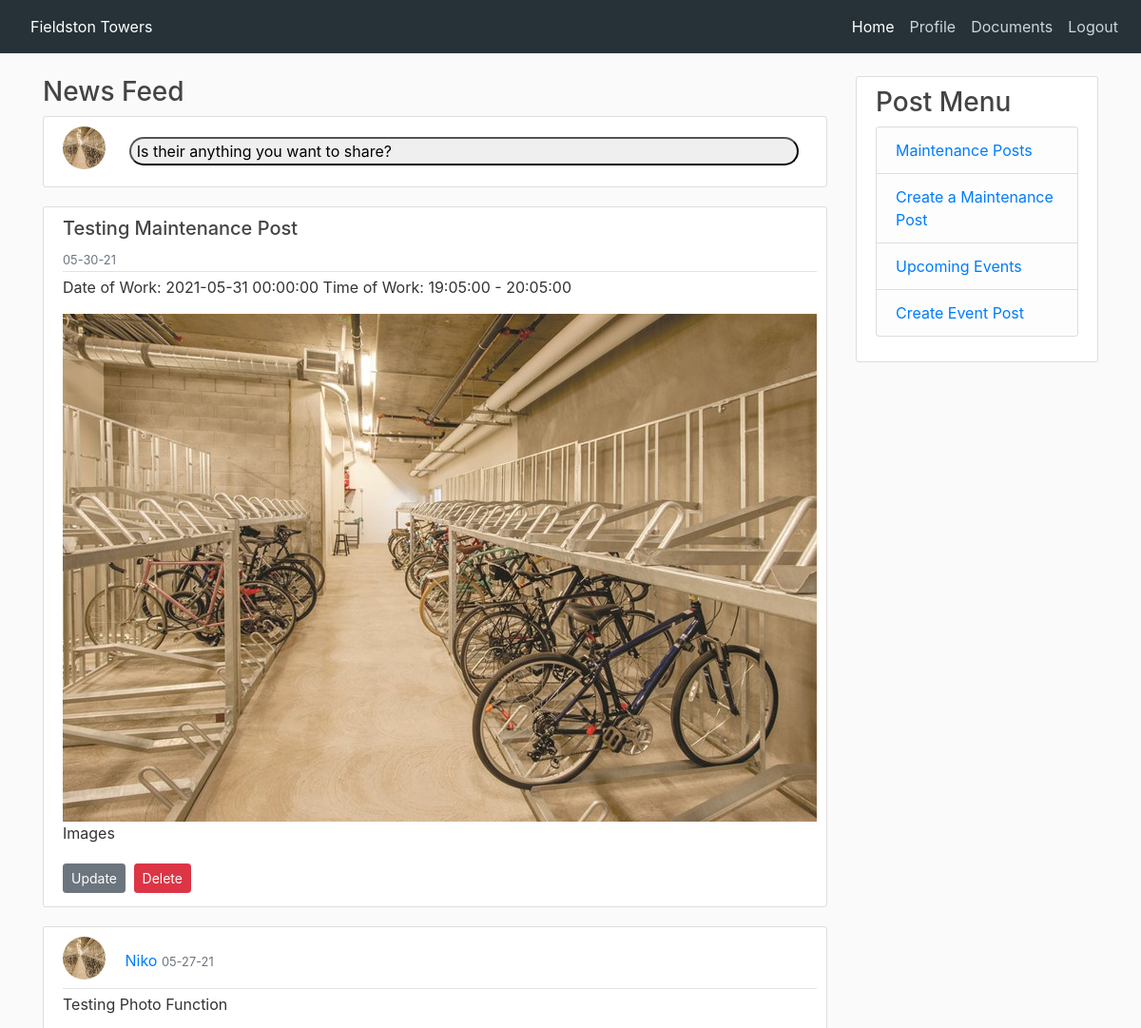
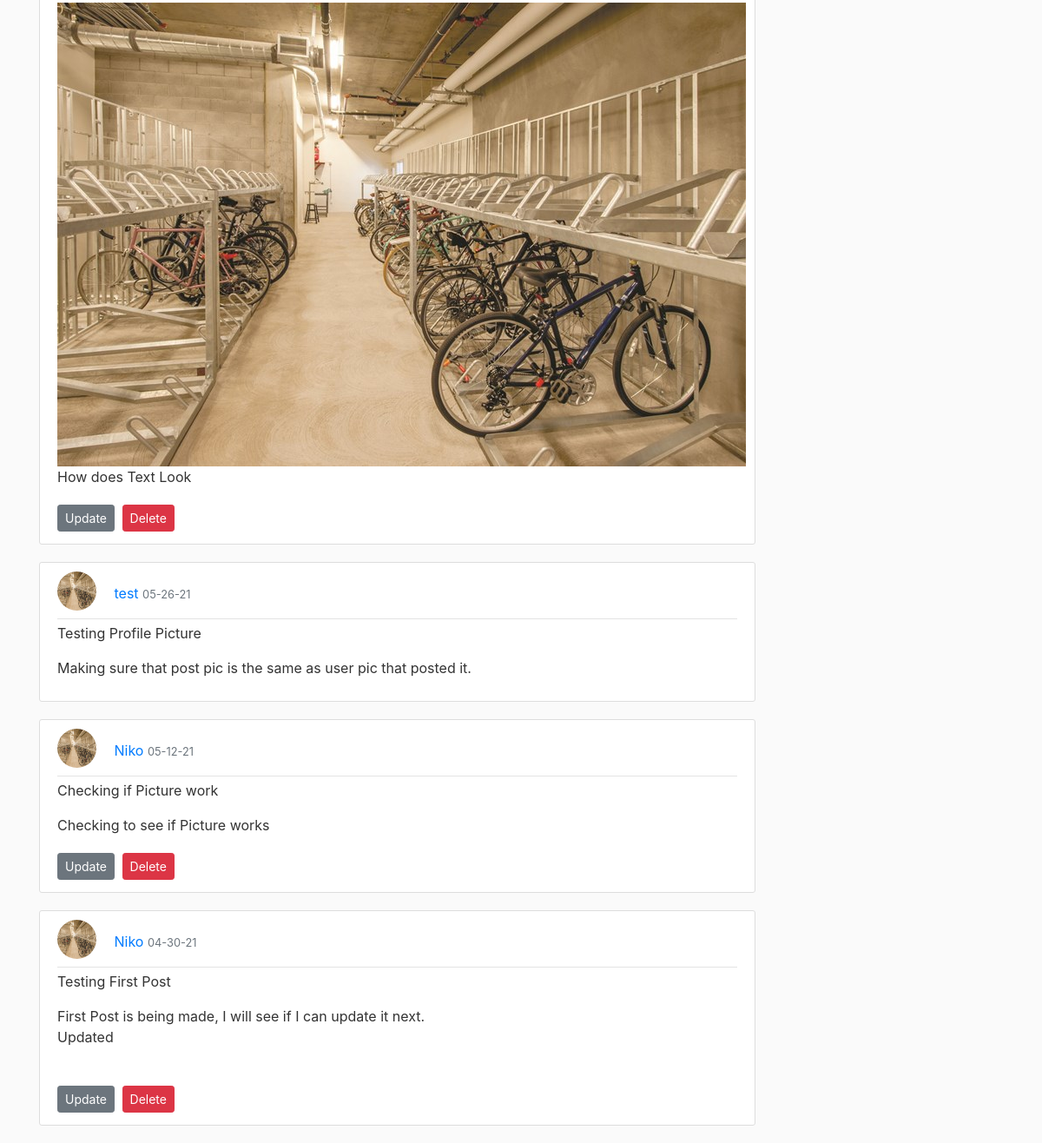
Screenshot of /home (signed in) with the database file from the repository (2 pictures, top to bottom).
### app/models.py (models this page shows, shortened)
class User(UserMixin, db.Model):
    id = db.Column(db.Integer, primary_key=True)
    username = db.Column(db.String(20), unique=True, nullable=False)
    first_name = db.Column(db.String(60), nullable=False)
    last_name = db.Column(db.String(60), nullable=False)
    phone_number = db.Column(db.String())
    email = db.Column(db.String(120), unique=True, nullable=False)
    profile_img = db.Column(db.String(20), default='default.jpg')
    password_hash = db.Column(db.String(128), nullable=False)
    email_notification = db.Column(db.Boolean, default=False)
    test_notification = db.Column(db.Boolean, default=False)
    posts = db.relationship('CommunityBoard', backref='author', lazy=True)
    maintenances = db.relationship('Maintenance', backref='author', lazy=True)
    events = db.relationship('Event', backref='author', lazy=True)
    admin = db.Column(db.Boolean, default=False)

class Maintenance(db.Model):
    id = db.Column(db.Integer, primary_key=True)
    maintenance_img = db.Column(db.String(20), nullable=False, default='default.jpg')
    title = db.Column(db.String(120))
    body = db.Column(db.String)
    start = db.Column(db.Time)
    end = db.Column(db.Time)
    date = db.Column(db.DateTime)
    timestamp = db.Column(db.DateTime, default=datetime.utcnow())
    user_id = db.Column(db.Integer, db.ForeignKey('user.id'))

class CommunityBoard(db.Model):
    id = db.Column(db.Integer, primary_key=True)
    title = db.Column(db.String)
    post_img = db.Column(db.String(20), nullable=True)
    body = db.Column(db.String)
    user_id = db.Column(db.Integer, db.ForeignKey('user.id'))
    timestamp = db.Column(db.DateTime, default=datetime.utcnow())

### app/routes.py (the view, shortened to what this page needs)
@app.route('/home', methods=['GET', 'POST'])
@login_required
def home():
    image_file = url_for('static', filename='profile_pics/default.jpg')
    form = CommunityBoardForm()
    posts = CommunityBoard.query.order_by(CommunityBoard.timestamp.desc()).all()
    maintenance_post = Maintenance.query.order_by(Maintenance.timestamp.desc()).all()
    return render_template('home.html', form=form, posts=posts,maintenance_post=maintenance_post, image_file=image_file)

### app/models.py (called while the page is built)
@login.user_loader
def load_user(id):
    return User.query.get(int(id))

### app/templates/home.html (shortened to what this page needs)
{% extends "base_login.html" %}
{% block content %}
<main>
    <h3>News Feed</h3>
    <article class="media content-section">
        <img class="rounded-circle article-img"
             src="{{ url_for('static', filename='profile_pics/' + current_user.profile_img) }}">
        <button class="open-button buttonStyle" id="myBtn">
            Is their anything you want to share?
        </button>
    </article>
    {% for post in maintenance_post %}
    <article class="media content-section">
        <div class="media-body">
            <div class="article-metadata">
                <h5 class="">{{ post.title}}</h5>
                <small class="text-muted">{{ post.timestamp.strftime('%m-%d-%y') }}</small>
            </div>
            <p class="article-content">Date of Work: {{ post.date }} Time of Work: {{post.start}} - {{post.end}}</p>
            {% if post.maintenance_img != None %}
                <img  src="{{ url_for('static', filename='maintenance_pic/' + post.maintenance_img) }}">
            {% endif %}
            <p class="article-content">{{ post.body }}</p>
            {% if post.author == current_user %}
            <div>
                <a class="btn btn-secondary btn-sm mt-1 mb-1"
                   href="{{ url_for('maintenance_update', post_id=post.id) }}">Update</a>
                <button type="button" class="btn btn-danger btn-sm m-1" data-toggle="modal"
                        data-target="#deleteModalMaintenance">
                    Delete
                </button>
            </div>
            {% endif %}
        </div>
    </article>
    {% endfor %}
    {% for post in posts %}
    <article class="media content-section">
        <div class="media-body">
            <div class="article-metadata">
                <img class="rounded-circle article-img"
                     src="{{ url_for('static', filename='profile_pics/' + post.author.profile_img) }}">
                <a href="#">{{ post.author.username }}</a>
                <small class="text-muted">{{ post.timestamp.strftime('%m-%d-%y') }}</small>
            </div>
            <p class="article-content">{{ post.title}}</p>
            {% if post.post_img != None %}
                <img  src="{{ url_for('static', filename='post_pic/' + post.post_img) }}">
            {% endif %}
            <p class="article-content">{{ post.body }}</p>
            {% if post.author == current_user %}
            <div>
                <a class="btn btn-secondary btn-sm mt-1 mb-1" href="{{ url_for('update_post', post_id=post.id) }}">Update</a>
                <button type="button" class="btn btn-danger btn-sm m-1" data-toggle="modal" data-target="#deleteModal">
                    Delete
                </button>
            </div>
            {% endif %}
        </div>
    </article>
    {% endfor %}
</main>
{% endblock content %}

### app/templates/base_login.html (shortened to what this page needs)
<!DOCTYPE html>
<html>
<head>
    <link rel="stylesheet" href="https://maxcdn.bootstrapcdn.com/bootstrap/4.0.0/css/bootstrap.min.css"
>
    <link rel="stylesheet" type="text/css" href="{{ url_for('static', filename='css/base_login.css') }}">
</head>
<body>
<header class="site-header">
    {% block navbar %}
    <nav class="navbar navbar-dark fixed-top navbar-expand-sm">
        {% if current_user.is_authenticated %}
        <a class="nav-link" href="{{ url_for('home') }}">Fieldston Towers</a>
        {% else %}
        <a class="nav-link" href="{{ url_for('index') }}">Fieldston Towers</a>
        {% endif %}
        <div class="collapse navbar-collapse justify-content-end" id="navbarNav">
            <ul class="nav navbar-nav">
                <li class="nav-item active">
                    {% if current_user.is_authenticated %}
                    <a class="nav-link" href="{{ url_for('home') }}">Home</a>
                    {% else %}
                    <a class="nav-link" href="{{ url_for('index') }}">Home</a>
                    {% endif %}
                </li>
                <li class="nav-item">
                    {% if current_user.is_authenticated %}
                    <a class="nav-link" href="{{ url_for('user', username=current_user.username) }}">Profile</a>
                    {% else %}
                    <a class="nav-link" href="{{ url_for('amenities') }}">Amenities</a>
                    {% endif %}
                </li>
                <li class="nav-item">
                    <a class="nav-link" href="{{ url_for('documents') }}">Documents</a>
                </li>
                <li class="nav-item">
                    {% if current_user.is_anonymous %}
                    <a class="nav-link" href="{{ url_for('login') }}"><span class="fas fa-sign-in-alt"></span> Residents</a>
                    {% else %}
                    <a class="nav-link" href="{{ url_for('logout') }}">
                        Logout</a>
                    {% endif %}
                </li>
            </ul>
        </div>
    </nav>
    {% endblock %}
</header>
<main role="main" class="container">
    <div class="row">
        <div class="col-md-9">
            {% block content %}{% endblock %}
        </div>
        <div class="col-md-3">
            <div class="content-section">
                <h3>Post Menu</h3>
                <ul class="list-group">
                    <li class="list-group-item list-group-item-light"> <a href="{{url_for('maintenance')}}">Maintenance Posts</a></li>
                    <li class="list-group-item list-group-item-light" > <a href="{{url_for('maintenance_form')}}">Create a Maintenance Post</a></li>
                    <li class="list-group-item list-group-item-light"><a href="{{url_for('events')}}">Upcoming Events</a></li>
                    <li class="list-group-item list-group-item-light"><a href="{{url_for('event_form')}}">Create Event Post</a></li>
                </ul>
            </div>
        </div>
    </div>
</main>
</body>
</html>

### app/static/css/base_login.css (style rules this page uses)
body { background: #fafafa; color: #333333; margin-top: 5rem; }
h1, h2, h3, h4, h5, h6 { color: #444444; }
.site-header .navbar-nav .nav-link { color: #cbd5db; }
.content-section { background: #ffffff; padding: 10px 20px; border: 1px solid #dddddd; border-radius: 3px; margin-bottom: 20px; }
.article-content { white-space: pre-line; }
.article-img { height: 45px; width: 45px; margin-right: 16px; margin-bottom: 8px; }
.article-metadata { padding-bottom: 1px; margin-bottom: 4px; border-bottom: 1px solid #e3e3e3 }
.buttonStyle { display: flex; margin: auto; width: 90%; border-radius: 20px; }
nav { background-color: #263238; }
.nav-link { color: white; }

### rows the page displays
User: profile_img (picture)
Maintenance: title "Testing Maintenance Post", timestamp "05-30-21", date "2021-05-31 00:00:00", start "19:05:00", end "20:05:00", maintenance_img (picture), body "Images"
CommunityBoard: profile_img (picture), author.username "Niko", timestamp "05-27-21", title "Testing Photo Function", post_img (picture), body "How does Text Look"
CommunityBoard: profile_img (picture), author.username "test", timestamp "05-26-21", title "Testing Profile Picture", body "Making sure that post pic is the same as user pic that posted it."
CommunityBoard: profile_img (picture), author.username "Niko", timestamp "05-12-21", title "Checking if Picture work", body "Checking to see if Picture works"
CommunityBoard: profile_img (picture), author.username "Niko", timestamp "04-30-21", title "Testing First Post", body "First Post is being made, I will see if I can update it next. Updated"
